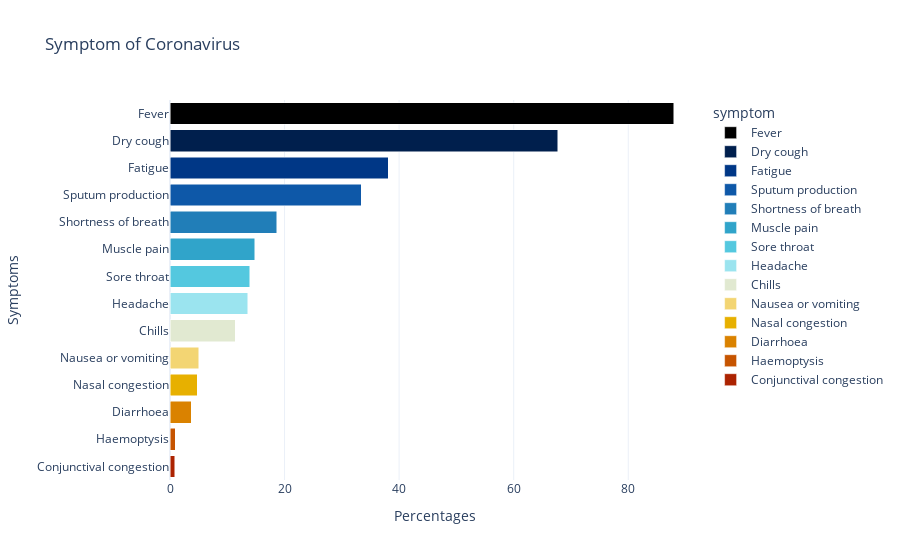

The notebook cell this image was saved under:
### Markdown cell above
# **Overall view of the situation**

### Code cell
fig = px.bar(symptoms[['symptom', 'percentage']].sort_values('percentage', ascending=False), 
             x="percentage", y="symptom", color='symptom',color_discrete_sequence = ex.colors.cyclical.IceFire
              ,title='Symptom of Coronavirus',orientation='h')
fig.update_layout(plot_bgcolor='rgb(275, 270, 273)')
fig.update_traces(textposition='inside')
fig.update_layout(uniformtext_minsize=8, uniformtext_mode='hide')
fig.update_layout(barmode='stack')
fig.update_layout(plot_bgcolor='rgb(275, 270, 273)',yaxis_title='Symptoms',xaxis_title='Percentages')
fig.update_layout(template = 'plotly_white')
fig.show()

### Figure 1 — Plotly figure (JSON) as saved in the notebook; plotly's stock layout.template omitted (floating-point values rounded to 4 significant figures)
{"data": [{"alignmentgroup": "True", "hoverlabel": {"namelength": 0}, "hovertemplate": "symptom=%{y}<br>percentage=%{x}", "legendgroup": "Fever", "marker": {"color": "#000000"}, "name": "Fever", "offsetgroup": "Fever", "orientation": "h", "showlegend": true, "textposition": "inside", "type": "bar", "x": [87.9], "xaxis": "x", "y": ["Fever"], "yaxis": "y"}, {"alignmentgroup": "True", "hoverlabel": {"namelength": 0}, "hovertemplate": "symptom=%{y}<br>percentage=%{x}", "legendgroup": "Dry cough", "marker": {"color": "#001f4d"}, "name": "Dry cough", "offsetgroup": "Dry cough", "orientation": "h", "showlegend": true, "textposition": "inside", "type": "bar", "x": [67.7], "xaxis": "x", "y": ["Dry cough"], "yaxis": "y"}, {"alignmentgroup": "True", "hoverlabel": {"namelength": 0}, "hovertemplate": "symptom=%{y}<br>percentage=%{x}", "legendgroup": "Fatigue", "marker": {"color": "#003786"}, "name": "Fatigue", "offsetgroup": "Fatigue", "orientation": "h", "showlegend": true, "textposition": "inside", "type": "bar", "x": [38.1], "xaxis": "x", "y": ["Fatigue"], "yaxis": "y"}, {"alignmentgroup": "True", "hoverlabel": {"namelength": 0}, "hovertemplate": "symptom=%{y}<br>percentage=%{x}", "legendgroup": "Sputum production", "marker": {"color": "#0e58a8"}, "name": "Sputum production", "offsetgroup": "Sputum production", "orientation": "h", "showlegend": true, "textposition": "inside", "type": "bar", "x": [33.4], "xaxis": "x", "y": ["Sputum production"], "yaxis": "y"}, {"alignmentgroup": "True", "hoverlabel": {"namelength": 0}, "hovertemplate": "symptom=%{y}<br>percentage=%{x}", "legendgroup": "Shortness of breath", "marker": {"color": "#217eb8"}, "name": "Shortness of breath", "offsetgroup": "Shortness of breath", "orientation": "h", "showlegend": true, "textposition": "inside", "type": "bar", "x": [18.6], "xaxis": "x", "y": ["Shortness of breath"], "yaxis": "y"}, {"alignmentgroup": "True", "hoverlabel": {"namelength": 0}, "hovertemplate": "symptom=%{y}<br>percentage=%{x}", "legendgroup": "Muscle pain", "marker": {"color": "#30a4ca"}, "name": "Muscle pain", "offsetgroup": "Muscle pain", "orientation": "h", "showlegend": true, "textposition": "inside", "type": "bar", "x": [14.8], "xaxis": "x", "y": ["Muscle pain"], "yaxis": "y"}, {"alignmentgroup": "True", "hoverlabel": {"namelength": 0}, "hovertemplate": "symptom=%{y}<br>percentage=%{x}", "legendgroup": "Sore throat", "marker": {"color": "#54c8df"}, "name": "Sore throat", "offsetgroup": "Sore throat", "orientation": "h", "showlegend": true, "textposition": "inside", "type": "bar", "x": [13.9], "xaxis": "x", "y": ["Sore throat"], "yaxis": "y"}, {"alignmentgroup": "True", "hoverlabel": {"namelength": 0}, "hovertemplate": "symptom=%{y}<br>percentage=%{x}", "legendgroup": "Headache", "marker": {"color": "#9be4ef"}, "name": "Headache", "offsetgroup": "Headache", "orientation": "h", "showlegend": true, "textposition": "inside", "type": "bar", "x": [13.6], "xaxis": "x", "y": ["Headache"], "yaxis": "y"}, {"alignmentgroup": "True", "hoverlabel": {"namelength": 0}, "hovertemplate": "symptom=%{y}<br>percentage=%{x}", "legendgroup": "Chills", "marker": {"color": "#e1e9d1"}, "name": "Chills", "offsetgroup": "Chills", "orientation": "h", "showlegend": true, "textposition": "inside", "type": "bar", "x": [11.4], "xaxis": "x", "y": ["Chills"], "yaxis": "y"}, {"alignmentgroup": "True", "hoverlabel": {"namelength": 0}, "hovertemplate": "symptom=%{y}<br>percentage=%{x}", "legendgroup": "Nausea or vomiting", "marker": {"color": "#f3d573"}, "name": "Nausea or vomiting", "offsetgroup": "Nausea or vomiting", "orientation": "h", "showlegend": true, "textposition": "inside", "type": "bar", "x": [5], "xaxis": "x", "y": ["Nausea or vomiting"], "yaxis": "y"}, {"alignmentgroup": "True", "hoverlabel": {"namelength": 0}, "hovertemplate": "symptom=%{y}<br>percentage=%{x}", "legendgroup": "Nasal congestion", "marker": {"color": "#e7b000"}, "name": "Nasal congestion", "offsetgroup": "Nasal congestion", "orientation": "h", "showlegend": true, "textposition": "inside", "type": "bar", "x": [4.8], "xaxis": "x", "y": ["Nasal congestion"], "yaxis": "y"}, {"alignmentgroup": "True", "hoverlabel": {"namelength": 0}, "hovertemplate": "symptom=%{y}<br>percentage=%{x}", "legendgroup": "Diarrhoea", "marker": {"color": "#da8200"}, "name": "Diarrhoea", "offsetgroup": "Diarrhoea", "orientation": "h", "showlegend": true, "textposition": "inside", "type": "bar", "x": [3.7], "xaxis": "x", "y": ["Diarrhoea"], "yaxis": "y"}, {"alignmentgroup": "True", "hoverlabel": {"namelength": 0}, "hovertemplate": "symptom=%{y}<br>percentage=%{x}", "legendgroup": "Haemoptysis", "marker": {"color": "#c65400"}, "name": "Haemoptysis", "offsetgroup": "Haemoptysis", "orientation": "h", "showlegend": true, "textposition": "inside", "type": "bar", "x": [0.9], "xaxis": "x", "y": ["Haemoptysis"], "yaxis": "y"}, {"alignmentgroup": "True", "hoverlabel": {"namelength": 0}, "hovertemplate": "symptom=%{y}<br>percentage=%{x}", "legendgroup": "Conjunctival congestion", "marker": {"color": "#ac2301"}, "name": "Conjunctival congestion", "offsetgroup": "Conjunctival congestion", "orientation": "h", "showlegend": true, "textposition": "inside", "type": "bar", "x": [0.8], "xaxis": "x", "y": ["Conjunctival congestion"], "yaxis": "y"}], "layout": {"barmode": "stack", "legend": {"title": {"text": "symptom"}, "tracegroupgap": 0}, "plot_bgcolor": "rgb(275, 270, 273)", "title": {"text": "Symptom of Coronavirus"}, "uniformtext": {"minsize": 8, "mode": "hide"}, "xaxis": {"anchor": "y", "domain": [0, 1], "title": {"text": "Percentages"}}, "yaxis": {"anchor": "x", "categoryarray": ["Conjunctival congestion", "Haemoptysis", "Diarrhoea", "Nasal congestion", "Nausea or vomiting", "Chills", "Headache", "Sore throat", "Muscle pain", "Shortness of breath", "Sputum production", "Fatigue", "Dry cough", "Fever"], "categoryorder": "array", "domain": [0, 1], "title": {"text": "Symptoms"}}}}
